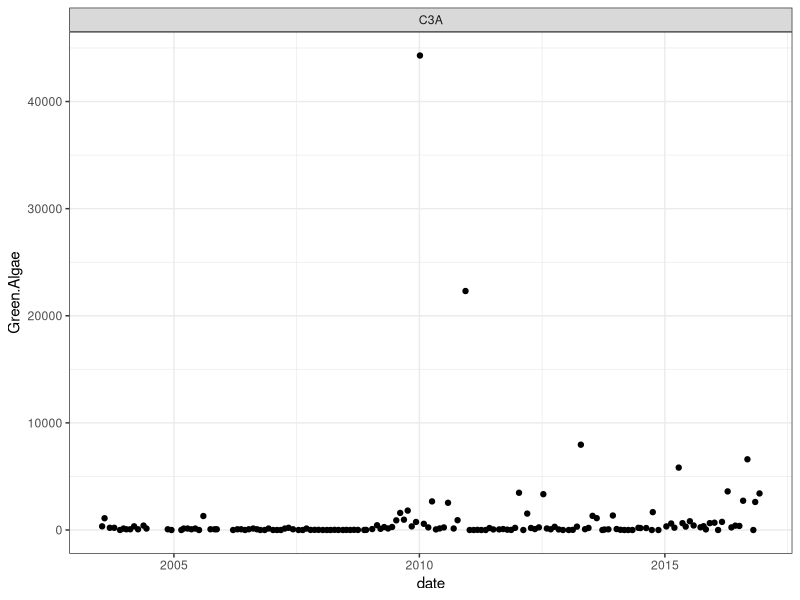
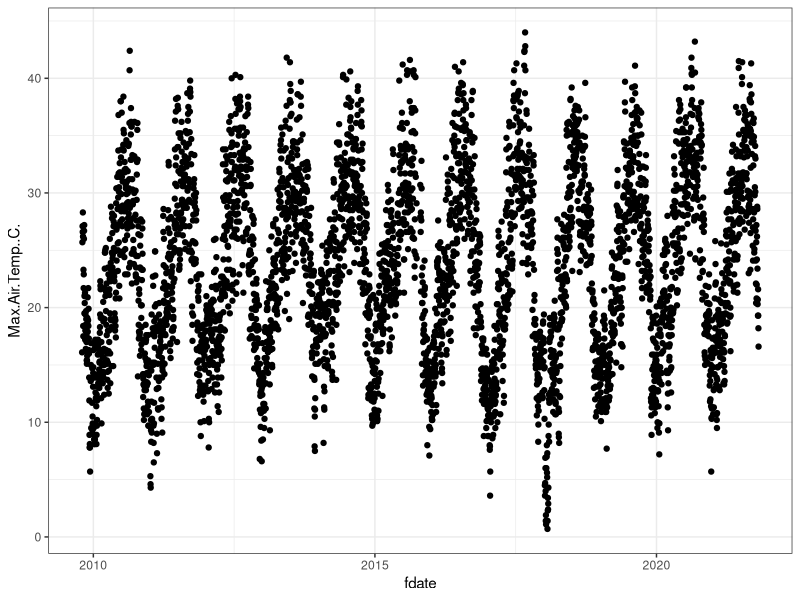
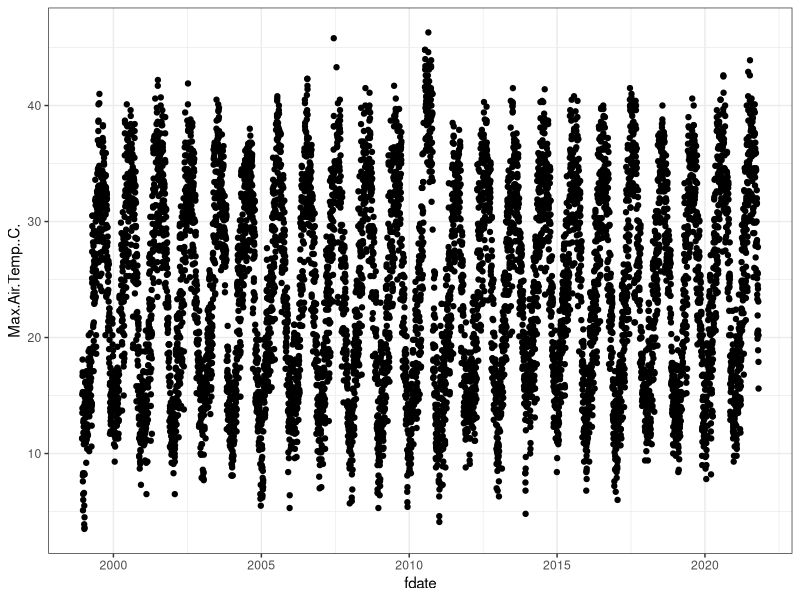

The R source for these figures, in order:
## ---- chunk 1
knitr::opts_chunk$set(echo = TRUE)
## ---- chunk 2
library(ggplot2)
library(tidyverse)
library(lubridate)

phyto.hist = read.csv("../data/EMP_Phytoplankton_1975_2016_Data.csv") %>%
  mutate(date = mdy(SampleDate)) %>% 
#  filter(StationCode %in% c("D22","D24", "C3A"))
  filter(StationCode == "C3A")

ggplot(phyto.hist, aes(x=date, y=Green.Algae)) + geom_point() + facet_wrap(~StationCode, scales = "free") + theme_bw()

## ---- chunk 3

cimis.lht = read.csv("../data/LHT_CIMIS_daily.csv") %>% 
  mutate(fdate = mdy(Date))

cimis.brt = read.csv("../data/Bryte_CIMIS_daily.csv") %>% 
  mutate(fdate = mdy(Date))

ggplot(cimis.lht, aes(x = fdate, y = Max.Air.Temp..C.)) + geom_point() + theme_bw()

ggplot(cimis.brt, aes(x = fdate, y = Max.Air.Temp..C.)) + geom_point() + theme_bw()



